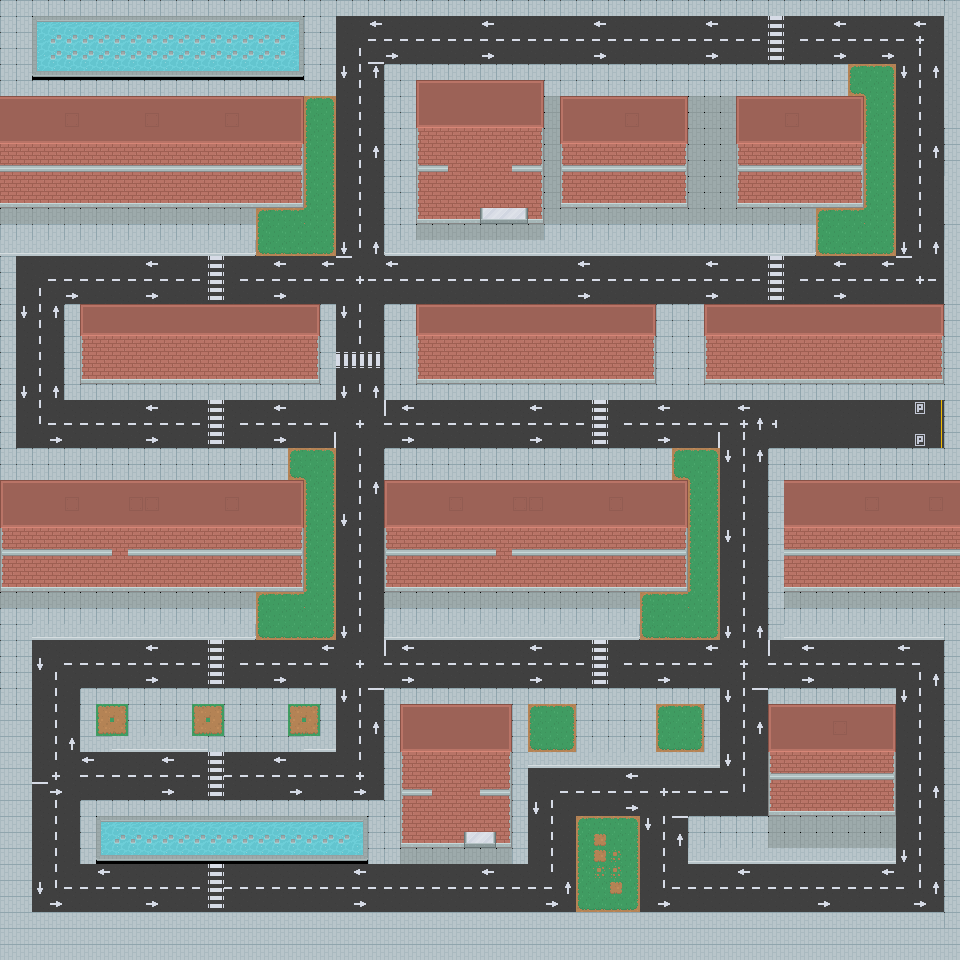

Rendered tile map (Tiled .tmx) drawn with the repository's tilesets; below, a short description and the map source with its tile grids summarised:
An orthogonal 60x60 tile map with 16x16 px tiles, 1 tile layer (Ciudad).

<map version="1.2" tiledversion="1.2.3" orientation="orthogonal" renderorder="right-down" width="60" height="60" tilewidth="16" tileheight="16" infinite="0" nextlayerid="2" nextobjectid="1">
 <tileset firstgid="1" name="roguelikeCity_magenta" tilewidth="16" tileheight="16" spacing="1" tilecount="1036" columns="37">
  <image source="roguelikeCity_magenta.png" width="628" height="475" />
 </tileset>
 <layer id="1" name="Ciudad" width="60" height="60">
  <data>[3600 cells, 3600 non-empty, 71 distinct tile ids]</data>
 </layer>
</map>
